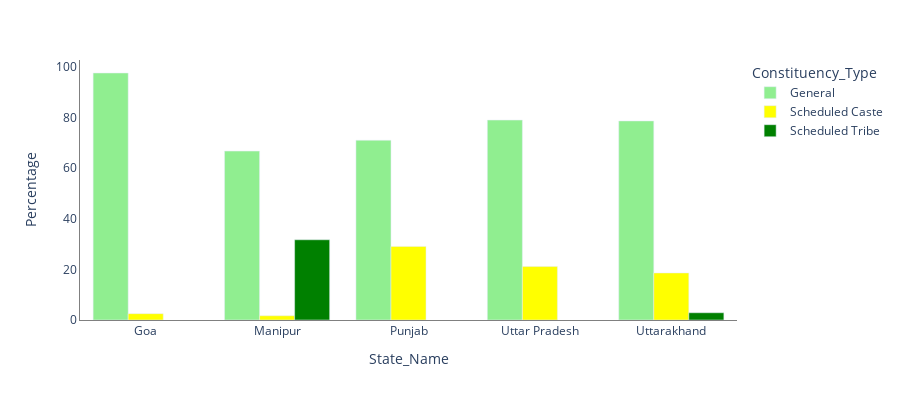

The cell this chart's notebook holds for it:
### Code cell
constituencies=pd.read_csv('./data/constituencies.csv')
constituencies['Percentage']=np.nan
constituencies['Percentage']=round(constituencies['count_i']*100/ constituencies['total'], 2)

constituencies['Constituency_Type']=constituencies['Constituency_Type'].mask(constituencies['Constituency_Type']=='GEN','General')
constituencies['Constituency_Type']=constituencies['Constituency_Type'].mask(constituencies['Constituency_Type']=='SC','Scheduled Caste')
constituencies['Constituency_Type']=constituencies['Constituency_Type'].mask(constituencies['Constituency_Type']=='ST','Scheduled Tribe')

fig = px.bar(constituencies, x="State_Name", y="Percentage",
             color='Constituency_Type', barmode='group',
             height=400, hover_name="Constituency_Type", hover_data={"count_i":True, "total":True, "Constituency_Type":False,"State_Name":False}, 
             labels = {"count_i":"Count","total":"Total", "type":"", "per":"Percentage"}, 
             color_discrete_map={
             'General': 'lightgreen',
              'Scheduled Caste': 'yellow',
                 'Scheduled Tribe':'green'}
            )

fig.update_layout(hovermode=None, plot_bgcolor="White")
fig.update_xaxes(showline=True, linewidth=1, linecolor='grey')
fig.update_yaxes(showline=True, linewidth=1, linecolor='grey')

fig.show()

### Figure 1 — Plotly figure (JSON) as saved in the notebook; plotly's stock layout.template omitted (floating-point values rounded to 4 significant figures)
{"data": [{"alignmentgroup": "True", "customdata": [[39, 40, "General"], [40, 60, "General"], [83, 117, "General"], [318, 403, "General"], [55, 70, "General"]], "hovertemplate": "<b>%{hovertext}</b><br><br>Percentage=%{y}<br>Count=%{customdata[0]}<br>Total=%{customdata[1]}<extra></extra>", "hovertext": ["General", "General", "General", "General", "General"], "legendgroup": "General", "marker": {"color": "lightgreen", "pattern": {"shape": ""}}, "name": "General", "offsetgroup": "General", "orientation": "v", "showlegend": true, "textposition": "auto", "type": "bar", "x": ["Goa", "Manipur", "Punjab", "Uttar Pradesh", "Uttarakhand"], "xaxis": "x", "y": [97.5, 66.67, 70.94, 78.91, 78.57], "yaxis": "y"}, {"alignmentgroup": "True", "customdata": [[1, 40, "Scheduled Caste"], [1, 60, "Scheduled Caste"], [34, 117, "Scheduled Caste"], [85, 403, "Scheduled Caste"], [13, 70, "Scheduled Caste"]], "hovertemplate": "<b>%{hovertext}</b><br><br>Percentage=%{y}<br>Count=%{customdata[0]}<br>Total=%{customdata[1]}<extra></extra>", "hovertext": ["Scheduled Caste", "Scheduled Caste", "Scheduled Caste", "Scheduled Caste", "Scheduled Caste"], "legendgroup": "Scheduled Caste", "marker": {"color": "yellow", "pattern": {"shape": ""}}, "name": "Scheduled Caste", "offsetgroup": "Scheduled Caste", "orientation": "v", "showlegend": true, "textposition": "auto", "type": "bar", "x": ["Goa", "Manipur", "Punjab", "Uttar Pradesh", "Uttarakhand"], "xaxis": "x", "y": [2.5, 1.67, 29.06, 21.09, 18.57], "yaxis": "y"}, {"alignmentgroup": "True", "customdata": [[19, 60, "Scheduled Tribe"], [2, 70, "Scheduled Tribe"]], "hovertemplate": "<b>%{hovertext}</b><br><br>Percentage=%{y}<br>Count=%{customdata[0]}<br>Total=%{customdata[1]}<extra></extra>", "hovertext": ["Scheduled Tribe", "Scheduled Tribe"], "legendgroup": "Scheduled Tribe", "marker": {"color": "green", "pattern": {"shape": ""}}, "name": "Scheduled Tribe", "offsetgroup": "Scheduled Tribe", "orientation": "v", "showlegend": true, "textposition": "auto", "type": "bar", "x": ["Manipur", "Uttarakhand"], "xaxis": "x", "y": [31.67, 2.86], "yaxis": "y"}], "layout": {"barmode": "group", "height": 400, "legend": {"title": {"text": "Constituency_Type"}, "tracegroupgap": 0}, "margin": {"t": 60}, "plot_bgcolor": "White", "xaxis": {"anchor": "y", "domain": [0, 1], "linecolor": "grey", "linewidth": 1, "showline": true, "title": {"text": "State_Name"}}, "yaxis": {"anchor": "x", "domain": [0, 1], "linecolor": "grey", "linewidth": 1, "showline": true, "title": {"text": "Percentage"}}}}
